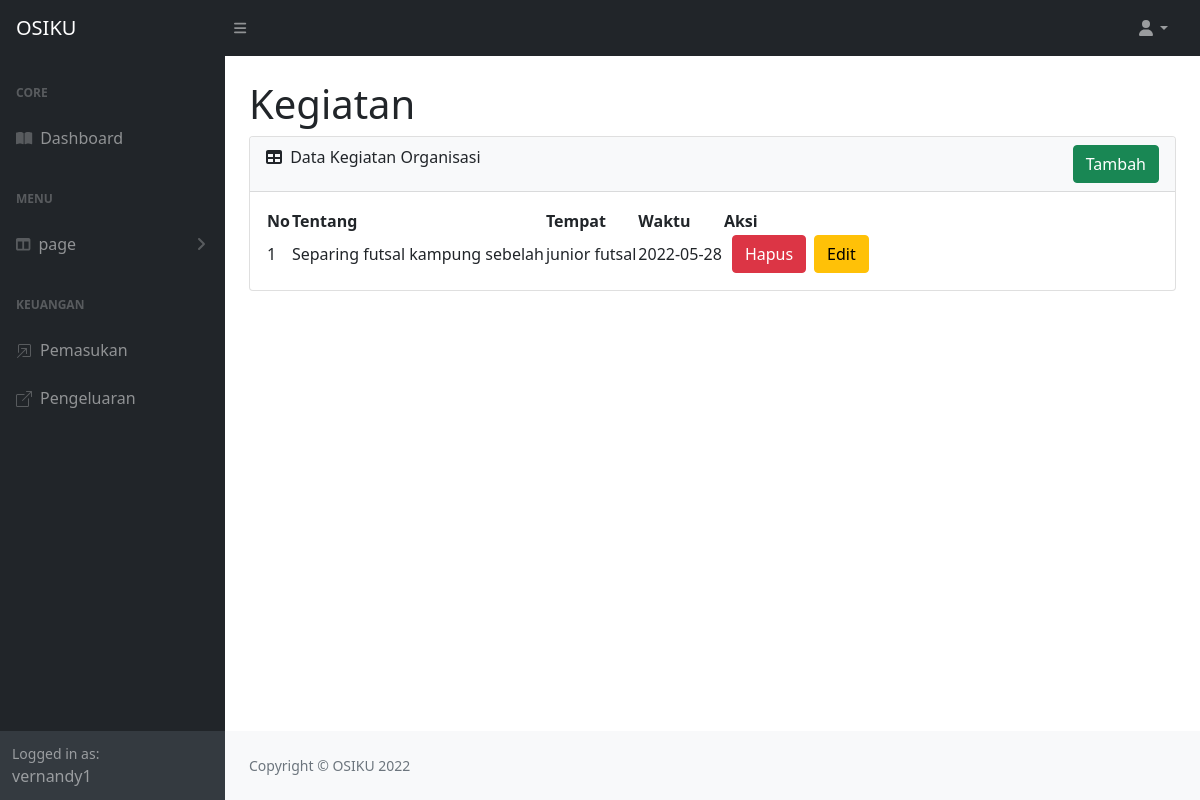
Screenshot of /view/admin/kegiatan/data_kegiatan.php (signed in) with the database file from the repository.
### tables this page shows
CREATE TABLE `kegiatan` (
  `id_kegiatan` int(11) NOT NULL,
  `tentang` varchar(255) NOT NULL,
  `tempat` varchar(25) NOT NULL,
  `waktu` date NOT NULL
);

### view/admin/kegiatan/data_kegiatan.php (the view, shortened to what this page needs)
<?php
include '../../../config/koneksi.php';
?>
<!DOCTYPE html>
<html lang="en">
    <head>
        <link href="https://cdn.jsdelivr.net/npm/simple-datatables@latest/dist/style.css" rel="stylesheet" />
        <link href="../../../css/styles.css" rel="stylesheet" />
    </head>
    <body class="sb-nav-fixed">
        <nav class="sb-topnav navbar navbar-expand navbar-dark bg-dark">
            <a class="navbar-brand ps-3" href="../admin.php">OSIKU</a>
            <button class="btn btn-link btn-sm order-1 order-lg-0 me-4 me-lg-0" id="sidebarToggle" href="#!"><i class="fas fa-bars"></i></button>
            <ul class="navbar-nav ms-auto ms-md-0 me-3 me-lg-4">
                <li class="nav-item dropdown">
                    <a class="nav-link dropdown-toggle" id="navbarDropdown" href="#" role="button" data-bs-toggle="dropdown" aria-expanded="false"><i class="fas fa-user fa-fw"></i></a>
                </li>
            </ul>
        </nav>
        <div id="layoutSidenav">
            <div id="layoutSidenav_nav">
                <nav class="sb-sidenav accordion sb-sidenav-dark" id="sidenavAccordion">
                    <div class="sb-sidenav-menu">
                    <div class="nav">
                            <div class="sb-sidenav-menu-heading">Core</div>
                                <a class="nav-link" href="../admin.php">
                                    <div class="sb-nav-link-icon"><i class="fas fa-book-open"></i></div>
                                    Dashboard
                                </a>
                            <div class="sb-sidenav-menu-heading">Menu</div>
                                <a class="nav-link collapsed" href="#" data-bs-toggle="collapse" data-bs-target="#collapseLayouts" aria-expanded="false" aria-controls="collapseLayouts">
                                    <div class="sb-nav-link-icon"><i class="fas fa-columns"></i></div>
                                    page
                                    <div class="sb-sidenav-collapse-arrow"><i class="fas fa-angle-down"></i></div>
                                </a>
                            <div class="sb-sidenav-menu-heading">Keuangan</div>
                                <a class="nav-link" href="../keuangan/masuk/pemasukan.php">
                                    <div class="sb-nav-link-icon"></div>
                                    Pemasukan
                                </a>
                                <a class="nav-link" href="../keuangan/keluar/pengeluaran.php">
                                    <div class="sb-nav-link-icon"></div>
                                    Pengeluaran
                                </a>
                        </div>
                    </div>
                    <div class="sb-sidenav-footer">
                        <div class="small">Logged in as:</div>
                        <?php echo $_SESSION['username']; ?>
                    </div>
                </nav>
            </div>
            <div id="layoutSidenav_content">
                <main>
                <div class="container-fluid px-4">
                        <h1 class="mt-4">Kegiatan </h1>
                        <div class="card mb-4">
                            <div class="card-header text-dark bg-light">
                                <i class="fas fa-table me-1"></i>
                                Data Kegiatan Organisasi
                                <button type="button" class="btn btn-success float-end" data-bs-toggle="modal" data-bs-target="#exampleModal">
                                Tambah
                                </button>
                            </div>
                            <div class="card-body">
                                <table id="datatablesSimple">
                                    <thead>
                                        <tr class="">
                                            <th scope="cal">No</th>
                                            <th scope="cal">Tentang</th>
                                            <th scope="cal">Tempat</th>
                                            <th scope="cal">Waktu</th>
                                            <th scope="cal">Aksi</th>
                                        </tr>
                                    </thead>
                                    <tbody>
                                        <?php
                                            $no=0;
                                            $query=mysqli_query($koneksi, " SELECT * FROM kegiatan");
                                            while($row=mysqli_fetch_assoc($query)){
                                                $no++;
                                        ?>
                                                <tr>
                                                    <td><?php echo $no ?></td>
                                                    <td><?php echo $row['tentang'] ?></td>
                                                    <td><?php echo $row['tempat'] ?></td>
                                                    <td><?php echo $row['waktu'] ?></td>
                                                    <td>
                                                        <button type="button" class="btn btn-warning float-end" data-bs-toggle="modal" data-bs-target="#modal-edit<?php echo $row['id_kegiatan'] ?>">
                                                        Edit
                                                        </button>
                                                        <button type="button" class="btn btn-danger float-end mx-2" data-bs-toggle="modal" data-bs-target="#modal-hapus<?php echo $row['id_kegiatan'] ?>">
                                                        Hapus
                                                        </button>
                                                    </td>
                                                </tr>
                                        <?php }
                                         ?>
                                    </tbody>
                                </table>
                            </div>
                        </div>
                    </div>
                </main>
                <footer class="py-4 bg-light mt-auto">
                    <div class="container-fluid px-4">
                        <div class="d-flex align-items-center justify-content-between small">
                            <div class="text-muted">Copyright &copy; OSIKU 2022</div>
                        </div>
                    </div>
                </footer>
            </div>
        </div>
    </body>
</html>

### rows the page displays
kegiatan: tentang "Separing futsal kampung sebelah", tempat "junior futsal", waktu "2022-05-28"

### other values shown
$_SESSION['username'] "vernandy1"
